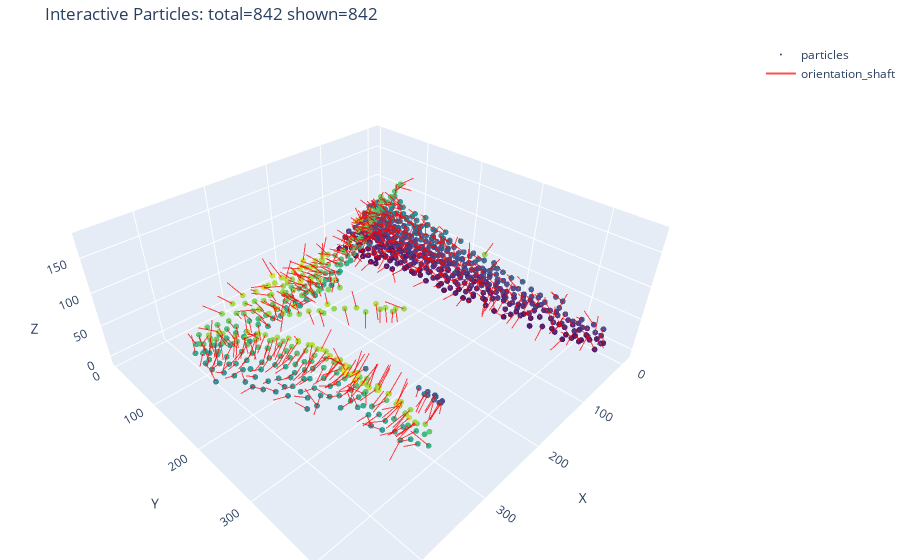

Notebook cell for this chart:
### Code cell
# =============================================================================
# 交互式 3D 可视化 / Interactive 3D Visualization
# =============================================================================

def plot_particles_interactive(coords: np.ndarray,
                               normals: np.ndarray,
                               *,
                               max_points_plot: int = 5000,
                               num_arrows: int = 800,
                               arrow_scale_frac: float = 0.05,
                               cone_radius_frac: float = 0.01,
                               marker_size: float = 2.0,
                               show_shafts: bool = True,
                               shaft_width: float = 2.0,
                               shaft_color: str = 'red') -> None:
    """
    创建交互式 3D 粒子可视化 / Create interactive 3D particle visualization
    """
    if coords is None or normals is None:
        raise ValueError('coords/normals cannot be None')
    if len(coords) == 0:
        raise ValueError('coords is empty')

    # 下采样以提高显示性能
    if len(coords) > max_points_plot:
        idx_pts = np.random.choice(len(coords), max_points_plot, replace=False)
        coords_vis = coords[idx_pts]
        normals_vis = normals[idx_pts]
    else:
        coords_vis = coords
        normals_vis = normals

    # 计算场景缩放
    data_extent = np.ptp(coords_vis, axis=0)
    max_range = float(np.max(data_extent)) if np.all(np.isfinite(data_extent)) and np.max(data_extent) > 0 else 1.0
    arrow_len = float(arrow_scale_frac) * max_range
    cone_radius = max(float(cone_radius_frac) * max_range, 1e-6)

    # 标准化法向量
    norms = np.linalg.norm(normals_vis, axis=1)
    safe_norms = np.where(norms > 0, norms, 1.0)
    normals_unit = normals_vis / safe_norms[:, None]

    # 创建点云
    points_trace = go.Scatter3d(
        x=coords_vis[:, 0], y=coords_vis[:, 1], z=coords_vis[:, 2],
        mode='markers',
        marker=dict(size=marker_size, color=coords_vis[:, 2], colorscale='Viridis', opacity=0.9),
        name='particles'
    )

    data = [points_trace]

    # 创建箭头（锥体）
    n_arrows = int(min(num_arrows, len(coords_vis)))
    if n_arrows > 0 and arrow_len > 0:
        arrow_idx = np.linspace(0, len(coords_vis) - 1, num=n_arrows, dtype=int)
        arrow_bases = coords_vis[arrow_idx]
        arrow_dirs = normals_unit[arrow_idx]

        u = arrow_dirs[:, 0] * arrow_len
        v = arrow_dirs[:, 1] * arrow_len
        w = arrow_dirs[:, 2] * arrow_len

        cones_trace = go.Cone(
            x=arrow_bases[:, 0], y=arrow_bases[:, 1], z=arrow_bases[:, 2],
            u=u, v=v, w=w,
            anchor='tail',
            colorscale='Reds', showscale=False,
            sizemode='absolute', sizeref=cone_radius,
            name='orientation',
            lighting=dict(ambient=0.6, diffuse=0.8, specular=0.2)
        )
        data.append(cones_trace)

        # 可选的箭头杆
        if show_shafts:
            xs = np.empty(3 * n_arrows)
            ys = np.empty(3 * n_arrows)
            zs = np.empty(3 * n_arrows)
            xs[0::3] = arrow_bases[:, 0]
            ys[0::3] = arrow_bases[:, 1]
            zs[0::3] = arrow_bases[:, 2]
            xs[1::3] = arrow_bases[:, 0] + u
            ys[1::3] = arrow_bases[:, 1] + v
            zs[1::3] = arrow_bases[:, 2] + w
            xs[2::3] = np.nan
            ys[2::3] = np.nan
            zs[2::3] = np.nan

            shafts_trace = go.Scatter3d(
                x=xs, y=ys, z=zs,
                mode='lines',
                line=dict(width=shaft_width, color=shaft_color),
                name='orientation_shaft',
                opacity=0.7
            )
            data.append(shafts_trace)

    fig = go.Figure(data=data)
    fig.update_layout(
        title=f'Interactive Particles: total={len(coords)} shown={len(coords_vis)}',
        scene=dict(xaxis_title='X', yaxis_title='Y', zaxis_title='Z', aspectmode='data'),
        margin=dict(l=0, r=0, t=40, b=0)
    )
    fig.show()

# 调用交互式可视化
if len(centers) > 0:
    print("🎮 生成交互式 3D 可视化 / Generating interactive 3D visualization")
    plot_particles_interactive(
        centers, normals,
        max_points_plot=MAX_POINTS_PLOT,
        num_arrows=NUM_ARROWS,
        arrow_scale_frac=ARROW_SCALE_FRAC,
        cone_radius_frac=CONE_RADIUS_FRAC,
        marker_size=MARKER_SIZE,
        show_shafts=SHOW_SHAFTS,
        shaft_width=SHAFT_WIDTH,
        shaft_color=SHAFT_COLOR
    )
    print("✅ 交互式可视化完成 / Interactive visualization completed")
else:
    print("⚠️  跳过交互式可视化 / Skipping interactive visualization (no points to display)")

### Figure 1 — Plotly figure (JSON) as saved in the notebook; plotly's stock layout.template omitted (floating-point values rounded to 4 significant figures; data arrays with more than 128 entries replaced by an {"elided": "..."} marker saying what was removed)
{"data": [{"marker": {"color": {"elided": "842 float values"}, "colorscale": [[0, "#440154"], [0.1111, "#482878"], [0.2222, "#3e4989"], [0.3333, "#31688e"], [0.4444, "#26828e"], [0.5556, "#1f9e89"], [0.6667, "#35b779"], [0.7778, "#6ece58"], [0.8889, "#b5de2b"], [1, "#fde725"]], "opacity": 0.9, "size": 2}, "mode": "markers", "name": "particles", "type": "scatter3d", "x": {"elided": "842 float values"}, "y": {"elided": "842 float values"}, "z": {"elided": "842 float values"}}, {"anchor": "tail", "colorscale": [[0, "rgb(255,245,240)"], [0.125, "rgb(254,224,210)"], [0.25, "rgb(252,187,161)"], [0.375, "rgb(252,146,114)"], [0.5, "rgb(251,106,74)"], [0.625, "rgb(239,59,44)"], [0.75, "rgb(203,24,29)"], [0.875, "rgb(165,15,21)"], [1, "rgb(103,0,13)"]], "lighting": {"ambient": 0.6, "diffuse": 0.8, "specular": 0.2}, "name": "orientation", "showscale": false, "sizemode": "absolute", "sizeref": 4.353, "type": "cone", "u": {"elided": "800 float values"}, "v": {"elided": "800 float values"}, "w": {"elided": "800 float values"}, "x": {"elided": "800 float values"}, "y": {"elided": "800 float values"}, "z": {"elided": "800 float values"}}, {"line": {"color": "red", "width": 2}, "mode": "lines", "name": "orientation_shaft", "opacity": 0.7, "type": "scatter3d", "x": {"elided": "2400 float values"}, "y": {"elided": "2400 float values"}, "z": {"elided": "2400 float values"}}], "layout": {"margin": {"b": 0, "l": 0, "r": 0, "t": 40}, "scene": {"aspectmode": "data", "xaxis": {"title": {"text": "X"}}, "yaxis": {"title": {"text": "Y"}}, "zaxis": {"title": {"text": "Z"}}}, "title": {"text": "Interactive Particles: total=842 shown=842"}}}
